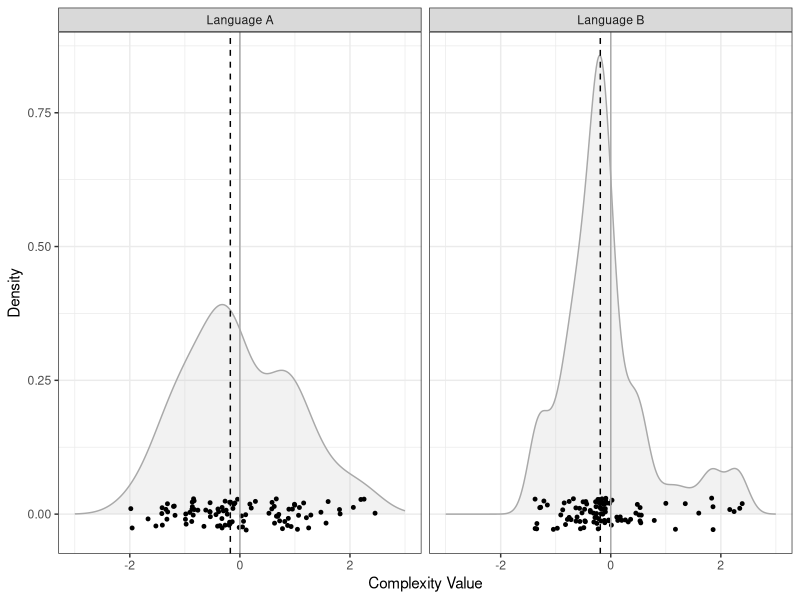
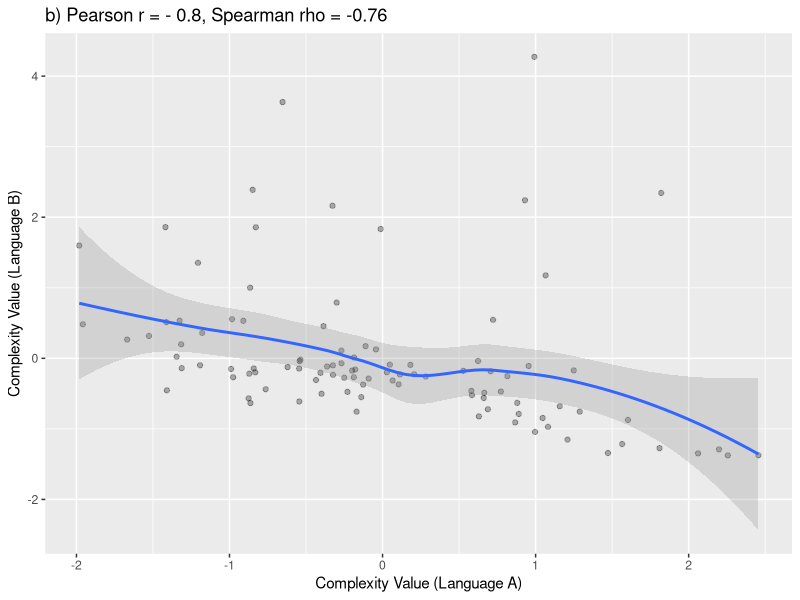
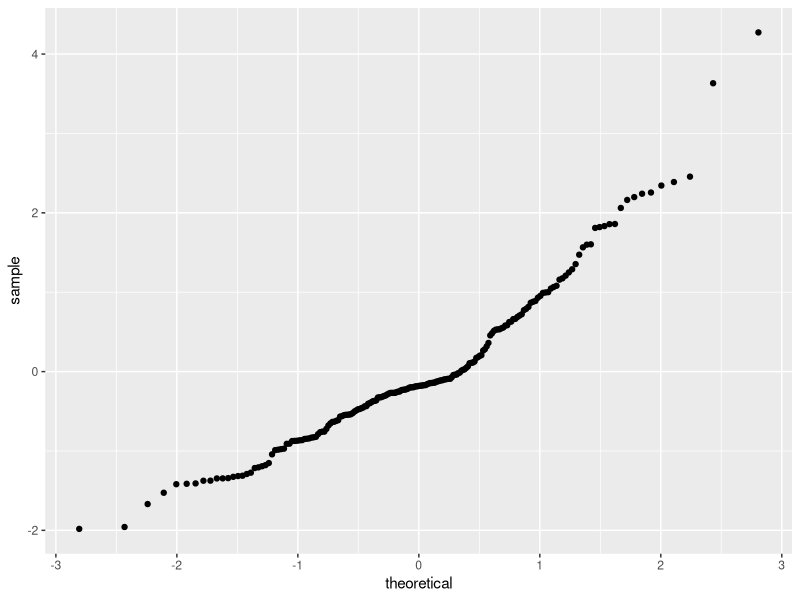

Here is the R script that generated these plots, in order:
## ---- chunk 1
knitr::opts_chunk$set(echo = TRUE)
## ---- chunk 2
# R version
sessionInfo()$R.version$version.string
# platform
sessionInfo()$R.version$platform 
## ---- chunk 3
library(MASS)
library(ggplot2)
library(plyr)
## ---- chunk 4
# version of packages loaded
installed.packages()[names(sessionInfo()$otherPkgs), "Version"]
## ---- chunk 5
# set the seed for random number generation in order to get the same result when the code is re-run
set.seed(1)
# set parameters
n = 100 # number of datapoints
r = -0.8 # predefined correlation
# generate the data
data <- mvrnorm(n = n, mu = c(0, 0), Sigma = matrix(c(1, r, r, 1), nrow = 2), empirical = TRUE)
langA <- data[, 1]  
langB <- data[, 2] 
# apply non-linear transformation
langB <- c(langB[1:80], abs(langB[81:100]*5)) 
## ---- chunk 6
langA <- scale(langA)
langB <- scale(langB)
## ---- chunk 7
# check correlations
cor(langA, langB, method = "pearson")
cor(langA, langB, method = "spearman")
# check significance
cor.test(langA, langB, method = "pearson")
cor.test(langA, langB, method = "spearman")

## ---- chunk 8
# short format
simulation.df.short <- data.frame(langA, langB)
# long format
value <- c(langA, langB) 
measurement <- rep(c(1:n), times = 2)
language <- c(rep("Language A", times = n), rep("Language B", times = n))
simulation.df.long <- data.frame(language, measurement, value)
head(simulation.df.long)
## ---- chunk 9
# get mean values for each language
mu <- ddply(simulation.df.long, "language", summarise, grp.mean = mean(value, na.rm = T))
# get median values for each language
med <- ddply(simulation.df.long, "language", summarise, grp.median = median(value, na.rm = T))
# get standard deviation values for each language
sdev <- ddply(simulation.df.long, "language", summarise, grp.sd = sd(value, na.rm = T)) 
## ---- chunk 10
density.plot <- ggplot(simulation.df.long, aes(x = value)) +
 geom_density(alpha = .2, fill = "grey", color = "darkgrey") +
 geom_jitter(data = simulation.df.long, aes(x = value, y = 0), 
             size = 1, height = 0.03, width = 0) + # add some jitter to prevent overplotting
  geom_vline(aes(xintercept = 0), color = "darkgrey") +
  geom_vline(data = med, aes(xintercept = grp.median), linetype = "dashed") +
  facet_wrap(~ language) +
  xlim(-3, 3) +
  labs(x = "Complexity Value", y = "Density") +
  theme_bw() +
  theme(legend.position = "none") 
print(density.plot)
## ---- chunk 11
scatterplot <- ggplot(simulation.df.short, aes(x = langA, y = langB)) + 
  geom_point(alpha = 0.3) +
  geom_smooth(method = loess, alpha = 0.3) +
  #geom_smooth(method = lm, alpha = 0.3) +
  ggtitle("b) Pearson r = - 0.8, Spearman rho = -0.76") +
  xlab("Complexity Value (Language A)") +
  ylab("Complexity Value (Language B)") +
  theme(legend.position = "none")
scatterplot
## ---- chunk 12
#ggsave("Figures/Simulation/scatterplot.pdf", density.plot, dpi = 300, scale = 1, 
#       device = cairo_pdf)
## ---- chunk 13
ggplot(simulation.df.long, aes(sample = value)) + 
  stat_qq()
## ---- chunk 14
t.test(simulation.df.short$langA, simulation.df.short$langB, paired = T) 
